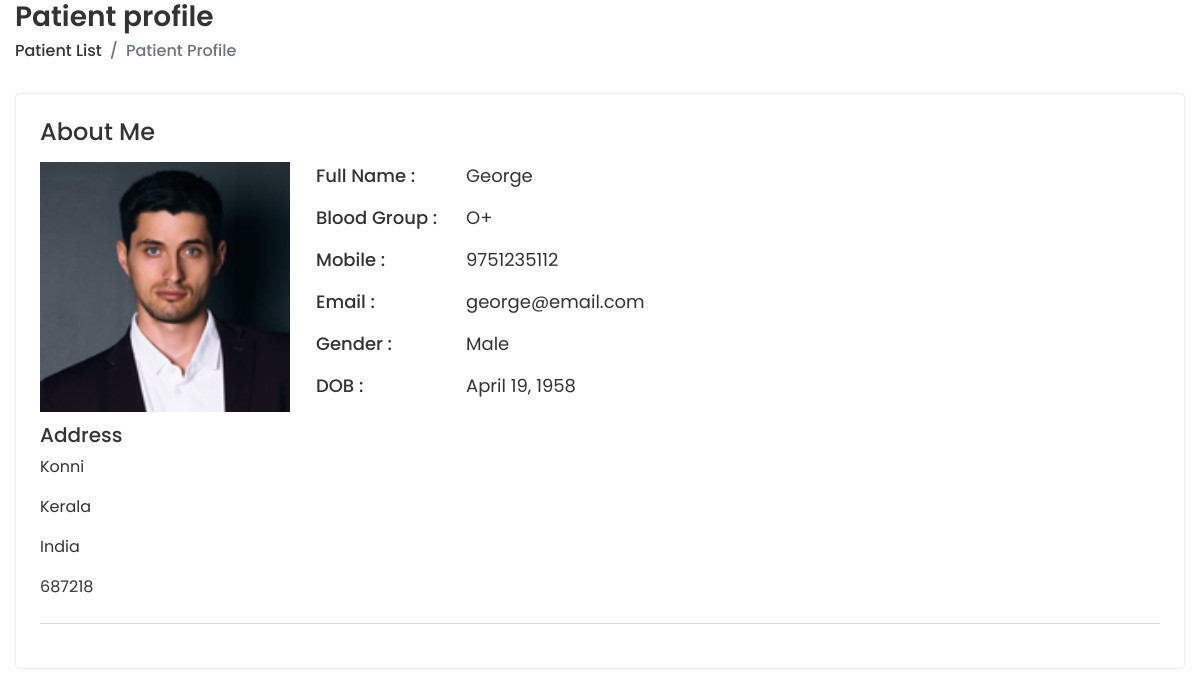
/app/patientProfile/1/ (signed in), run on the app's committed database.
### doctor/models.py (models this page shows, shortened)
class PatientDetails(models.Model):
    patient_number = models.IntegerField(null=True)
    patient_name = models.CharField(max_length=50)
    gender = models.CharField(
         max_length=20,
         choices=(("Male", "Male"), ("Female", "Female"), ("Other", "Other")),
     )
    blood_group = models.CharField(
        max_length=20, blank=True, null=True,
        choices=(
            ("O-", "O-"),
            ("O+", "O+"),
            ("A-", "A-"),
            ("A+", "A+"),
            ("B-", "B-"),
            ("B+", "B+"),
            ("AB-", "AB-"),
            ("AB+", "AB+"),
        ),
    )
    address = models.CharField(max_length=250, blank=True, null=True)
    state = models.CharField(max_length=200, blank=True, null=True)
    country = models.CharField(max_length=200, blank=True, null=True)
    pin_code = models.BigIntegerField(blank=True, null=True)
    email = models.EmailField(default="", max_length=50, unique=True)
    date_of_birth = models.DateField()
    phone_number = models.CharField(default="", max_length=20)
    patient_image = models.BinaryField(blank=True, null=True)
    created = models.DateTimeField(auto_now_add=True)
    updated = models.DateTimeField(auto_now=True)

### doctor/views.py (the view)
# urls.py: path("patientProfile/<int:patient_id>/", views.patient_profile, name="patient_profile"),
@login_required
def patient_profile(request, patient_id):
    patient = get_object_or_404(PatientDetails, pk=patient_id)
    image_base64 = base64.b64encode(patient.patient_image).decode('utf-8') if patient.patient_image else None
    return render(request, "patient/patient_profile.html", {'patient': patient, 'image_base64': image_base64})

### templates/patient/patient_profile.html (shortened to what this page needs)
{% extends 'home/base-login.html' %}
{% load static %}
{% block content %}
<div class="main-wrapper">
    <div class="content container-fluid">
    <div class="page-header">
    <div class="row">
    <div class="col-sm-12">
    <h3 class="page-title">Patient profile</h3>
    <ul class="breadcrumb">
    <li class="breadcrumb-item"><a href="{% url 'patient_list' %}">Patient List</a></li>
    <li class="breadcrumb-item active">Patient Profile</li>
    </ul>
    </div>
    </div>
    </div>
    <div class="card">
    <div class="card-body">
    <div class="row">
    <div class="col-md-12">
    <div class="about-info">
    <h4>About Me</h4>
            <div class="media mt-3">
            {% if image_base64 %}
            <img class="mr-3" alt="Image">
            {% else %}
            <p>No image.</p>
            {% endif %}
            <div class="media-body">
            <ul>
            <li>
            <span class="title-span">Full Name : </span>
            <span class="info-span">{{ patient.patient_name }}</span>
            </li>
            <li>
            <span class="title-span">Blood Group : </span>
            <span class="info-span">{{ patient.blood_group }}</span>
            </li>
            <li>
            <span class="title-span">Mobile : </span>
            <span class="info-span">{{ patient.phone_number }}</span>
            </li>
            <li>
            <span class="title-span">Email : </span>
            <span class="info-span">{{ patient.email }}</span>
            </li>
            <li>
            <span class="title-span">Gender : </span>
            <span class="info-span">{{ patient.gender }}</span>
            </li>
            <li>
            <span class="title-span">DOB : </span>
            <span class="info-span">{{ patient.date_of_birth }}</span>
            </li>
            </ul>
    </div>
    </div>
    <div class="row mt-2">
    <div class="col-md-12">
    <h5>Address</h5>
    <p>{{ patient.address }}</p>
    <p>{{ patient.state }}</p>
    <p>{{ patient.country }}</p>
    <p>{{ patient.pin_code }}</p>
    </div>
    </div>
    </div>
    </div>
    </div>
    <div class="row mt-2">
    <div class="col-md-12">
    <div class="skill-info">
    </div>
    </div>
    </div>
    </div>
    </div>
    </div>
{% endblock %}

### static/prescol/css/style.css (style rules this page uses)
html { height: 100%; }
body { background-color: #fff; color: #333; font-family: 'Poppins', sans-serif; font-size: 1rem; height: 100%; line-height: 1.5; overflow-x: hidden; }
h1, h2, h3, h4, h5, h6 { font-family: 'Poppins', sans-serif; margin-top: 0; }
a { color: #009ce7; }
input, button, a { transition: all 0.4s ease; -moz-transition: all 0.4s ease; -o-transition: all 0.4s ease; -ms-transition: all 0.4s ease; -webkit-transition: all 0.4s ease; }
ul, ol { padding: 0px; list-style: none; }
.card { border: 1px solid #ececf5; box-shadow: 0 1px 3px 0 rgba(0, 0, 0, 0.03); margin-bottom: 1.875rem; }
.card-body { padding: 1.5rem; }
.main-wrapper { width: 100%; height: 100vh; min-height: 100vh; }
.page-header { margin-bottom: 1.875rem; }
.page-header .breadcrumb { background-color: transparent; color: #6c757d; font-size: 1rem; font-weight: 500; margin-bottom: 0; padding: 0; }
.page-header .breadcrumb a { color: #333; }
.page-title { font-size: 28px; font-weight: 600; color: #333; margin-bottom: 5px; }
.about-info img { width: 250px; }
.about-info ul li { font-size: 18px; margin: 0px 0px 15px 10px; display: flex; }
.title-span { font-weight: 500; width: 150px; }
.skill-info { padding-top: 20px; border-top: 1px solid #ddd; }

### data on the page
PatientDetails: patient_name "George", blood_group "O+", phone_number "9751235112", email "george@email.com", gender "Male", date_of_birth "April 19, 1958", address "Konni", state "Kerala", country "India", pin_code "687218"
